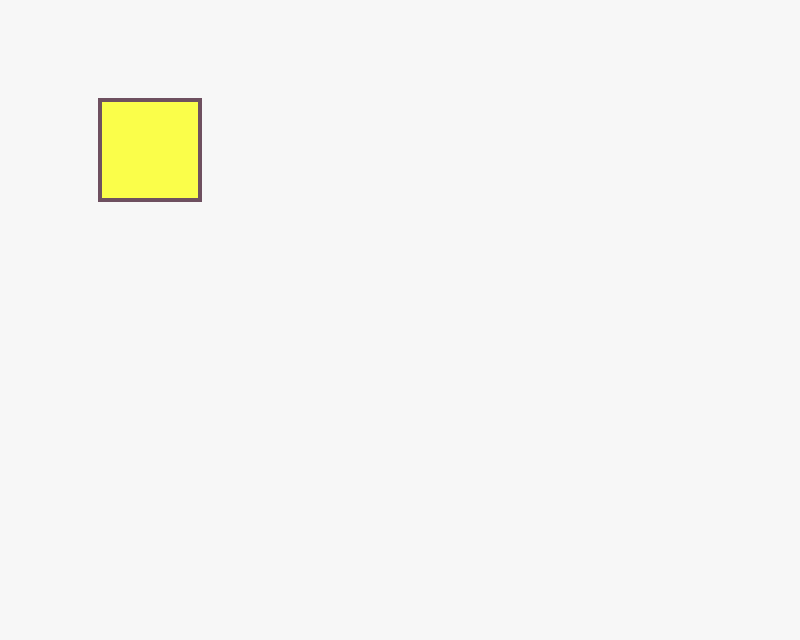
Frame 1 (no input)
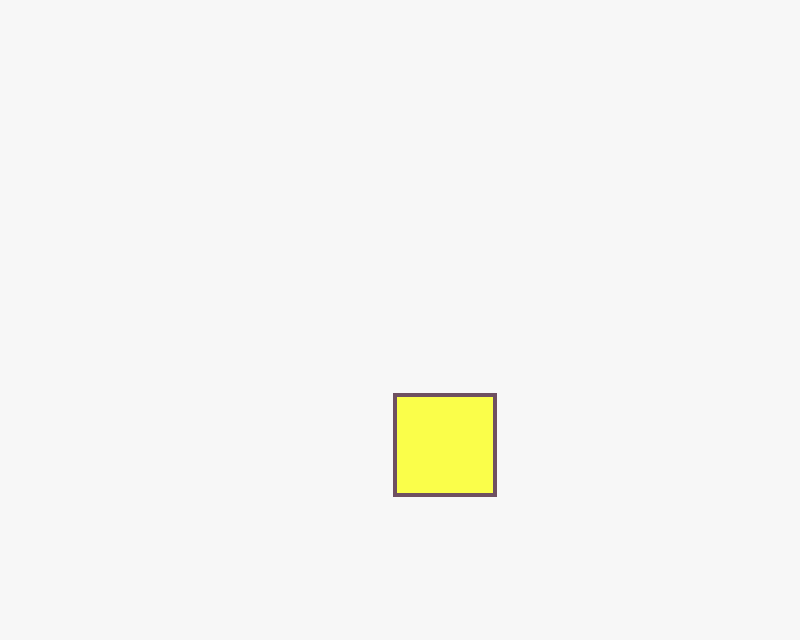
Frame 60 (no input)
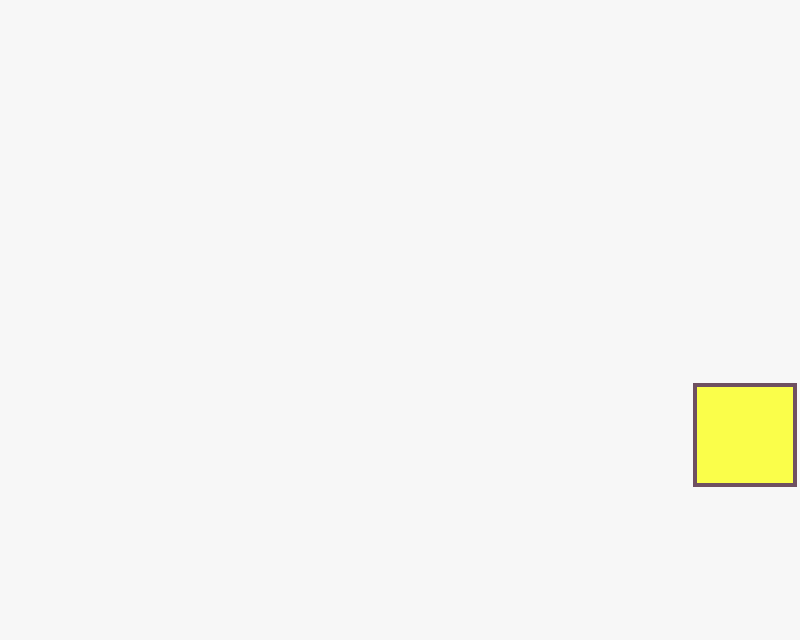
Frame 120 (the mouse pressed at the canvas centre since frame 60)

The p5.js sketch that drew these frames (run headless with seeded random() and noise() and a simulated clock; from frame 60 on, the mouse is pressed at the canvas centre):

// p5.js sketch
// ── sketch.js
//global variables
let x = 100;
let y = 100;

let xSpeed = 5;
let ySpeed = 5;

let size = 100

function setup() {
  //put setup code here
  createCanvas(800, 640);
}

function draw() {
  //put drawing code here
  fill(247);
  noStroke();
  rect(0,0,width,height);

  fill(250,254,74);
  stroke(110,80,96)
  strokeWeight(4);
  rect(x,y,size,size)
  x = x + xSpeed;
  y = y + ySpeed;

  if (y+size>=height) {
    ySpeed = ySpeed*(-1);
  }

  if (x+size>=width) {
    xSpeed = xSpeed*(-1);
  }

  if (y<=0) {
    ySpeed = ySpeed*(-1);
  }

  if (x<=0) {
    xSpeed = xSpeed*(-1);
  }
}
